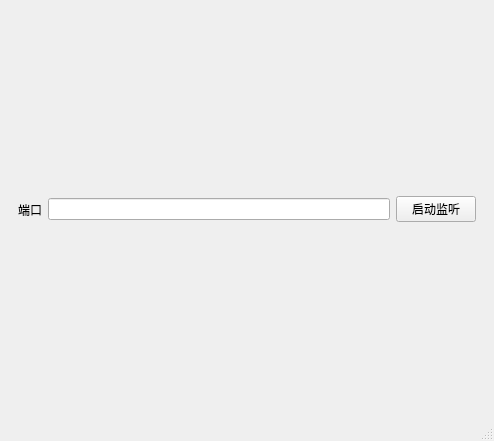
<?xml version="1.0" encoding="UTF-8"?>
<ui version="4.0">
 <class>MainWindow</class>
 <widget class="QMainWindow" name="MainWindow">
  <property name="geometry">
   <rect>
    <x>0</x>
    <y>0</y>
    <width>494</width>
    <height>441</height>
   </rect>
  </property>
  <property name="windowTitle">
   <string>MainWindow</string>
  </property>
  <widget class="QWidget" name="centralwidget">
   <layout class="QHBoxLayout" name="horizontalLayout_2">
    <item>
     <widget class="QWidget" name="widget" native="true">
      <layout class="QHBoxLayout" name="horizontalLayout">
       <item>
        <widget class="QLabel" name="label">
         <property name="text">
          <string>端口</string>
         </property>
        </widget>
       </item>
       <item>
        <widget class="QLineEdit" name="port"/>
       </item>
       <item>
        <widget class="QPushButton" name="setListen">
         <property name="text">
          <string>启动监听</string>
         </property>
        </widget>
       </item>
      </layout>
     </widget>
    </item>
   </layout>
  </widget>
  <widget class="QMenuBar" name="menubar">
   <property name="geometry">
    <rect>
     <x>0</x>
     <y>0</y>
     <width>494</width>
     <height>17</height>
    </rect>
   </property>
  </widget>
  <widget class="QStatusBar" name="statusbar"/>
 </widget>
 <resources/>
 <connections/>
</ui>
